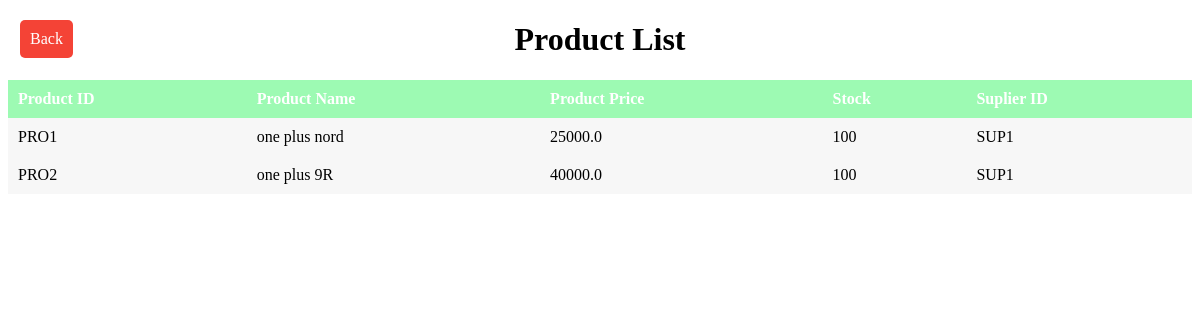
Screenshot of /show-product with the database file from the repository.
### tables this page shows
CREATE TABLE products(product_id varchar(30) ,product_name varchar(50),price float,stock int,suplier_id varchar(30));

### app.py (the view)
@app.route('/show-product')
def product_show():
    conn = sqlite3.connect('ims.db')
    cn = conn.cursor()
    cn.execute("select * from products")
    data = []
    for i in cn.fetchall():
        products = {}
        products['product_id']= i[0]
        products['product_name'] = i[1]
        products['product_stock'] = i[2]
        products['product_price'] = i[3]
        products['product_suplierid'] = i[4]
        data.append(products)
    return render_template('showproduct.html',data = data)

### templates/showproduct.html (shortened to what this page needs)
<!DOCTYPE html>
<html>
<head>
</head>
<body>
    <a href="/products" class="home-button">Back</a>
    <div class="fade-in">
        <h1 style="color:  #000000;"><center>Product List</center></h1>
        <table class="product-table">
            <tr>
                <th>Product ID</th>
                <th>Product Name</th>
                <th>Product Price</th>
                <th>Stock</th>
                <th>Suplier ID</th>
            </tr>
            {% for products in data %}
            <tr>
                <td>{{ products['product_id'] }}</td>
                <td>{{ products['product_name'] }}</td>
                <td>{{ products['product_stock'] }}</td>
                <td>{{ products['product_price'] }}</td>
                <td>{{ products['product_suplierid'] }}</td>
            </tr>
            {% endfor %}
        </table>
    </div>
</body>
</html>

### templates/showproduct.html (style rules this page uses)
.fade-in { animation: fadeIn ease 1s; -webkit-animation: fadeIn ease 1s; -moz-animation: fadeIn ease 1s; -o-animation: fadeIn ease 1s; -ms-animation: fadeIn ease 1s; }
.product-table { margin-bottom: 20px; width: 100%; border-collapse: collapse; }
.product-table th { background-color: #9dfab3; color: #fff; padding: 10px; font-weight: bold; text-align: left; }
.product-table td { background-color: #f7f7f7; color: #000; padding: 10px; }
body { background-image: url("https://media.istockphoto.com/id/1311600080/photo/small-shipping-packages-on-a-notebook-with-the-inscription-online-shopping.jpg?s=612x612&w=0&k=20&c=vDPqIQsqzCvEaEZF2R5IeGz_8Gv-YRI_HzbKux8TaqM="); background-size: cover; background-position: unset; background-repeat: no-repeat; backface-visibility: hidden; height: auto; width: auto; }
.home-button { position: fixed; top: 20px; left: 20px; background-color: #f44336; color: white; padding: 10px; border-radius: 5px; text-decoration: none; cursor: pointer; }

### rows the page displays
products: product_id "PRO1", product_name "one plus nord", product_stock "25000.0", product_price "100", product_suplierid "SUP1"
products: product_id "PRO2", product_name "one plus 9R", product_stock "40000.0", product_price "100", product_suplierid "SUP1"
